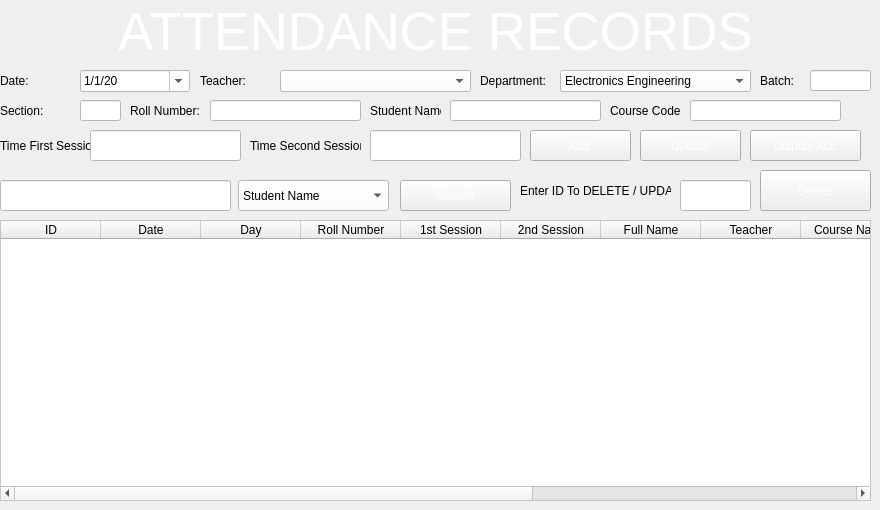
            <widget class="QWidget" name="AttendanceRecord">
             <widget class="QLabel" name="ATR_Title">
              <property name="geometry">
               <rect>
                <x>0</x>
                <y>0</y>
                <width>871</width>
                <height>64</height>
               </rect>
              </property>
              <property name="font">
               <font>
                <pointsize>40</pointsize>
               </font>
              </property>
              <property name="styleSheet">
               <string notr="true">color: #FFF;</string>
              </property>
              <property name="text">
               <string>ATTENDANCE RECORDS</string>
              </property>
              <property name="alignment">
               <set>Qt::AlignCenter</set>
              </property>
             </widget>
             <widget class="QTableWidget" name="ATR_Table">
              <property name="geometry">
               <rect>
                <x>0</x>
                <y>220</y>
                <width>871</width>
                <height>281</height>
               </rect>
              </property>
              <property name="styleSheet">
               <string notr="true">QTableWidget{
	background-color: rgb(255, 255, 255);
}</string>
              </property>
              <column>
               <property name="text">
                <string>ID</string>
               </property>
              </column>
              <column>
               <property name="text">
                <string>Date</string>
               </property>
              </column>
              <column>
               <property name="text">
                <string>Day</string>
               </property>
              </column>
              <column>
               <property name="text">
                <string>Roll Number</string>
               </property>
              </column>
              <column>
               <property name="text">
                <string>1st Session</string>
               </property>
              </column>
              <column>
               <property name="text">
                <string>2nd Session</string>
               </property>
              </column>
              <column>
               <property name="text">
                <string>Full Name</string>
               </property>
              </column>
              <column>
               <property name="text">
                <string>Teacher</string>
               </property>
              </column>
              <column>
               <property name="text">
                <string>Course Name</string>
               </property>
              </column>
              <column>
               <property name="text">
                <string>Course Code</string>
               </property>
              </column>
              <column>
               <property name="text">
                <string>Department</string>
               </property>
              </column>
              <column>
               <property name="text">
                <string>Batch</string>
               </property>
              </column>
              <column>
               <property name="text">
                <string>Section</string>
               </property>
              </column>
             </widget>
             <widget class="QDateEdit" name="ATR_Date">
              <property name="geometry">
               <rect>
                <x>80</x>
                <y>70</y>
                <width>110</width>
                <height>22</height>
               </rect>
              </property>
              <property name="styleSheet">
               <string notr="true">QDateEdit{
color: rgb(0, 0, 0);
	background-color: rgb(255, 255, 255);
}</string>
              </property>
              <property name="dateTime">
               <datetime>
                <hour>0</hour>
                <minute>0</minute>
                <second>0</second>
                <year>2020</year>
                <month>1</month>
                <day>1</day>
               </datetime>
              </property>
              <property name="displayFormat">
               <string>M/d/yy</string>
              </property>
              <property name="calendarPopup">
               <bool>true</bool>
              </property>
             </widget>
             <widget class="QLabel" name="ATR_DateLabel">
              <property name="geometry">
               <rect>
                <x>0</x>
                <y>70</y>
                <width>71</width>
                <height>21</height>
               </rect>
              </property>
              <property name="styleSheet">
               <string notr="true">QLabel{
rgb(255, 255, 255)
}</string>
              </property>
              <property name="text">
               <string>Date:</string>
              </property>
             </widget>
             <widget class="QLabel" name="ATR_TeacherLabel">
              <property name="geometry">
               <rect>
                <x>200</x>
                <y>70</y>
                <width>71</width>
                <height>21</height>
               </rect>
              </property>
              <property name="styleSheet">
               <string notr="true">QLabel{
rgb(255, 255, 255)
}</string>
              </property>
              <property name="text">
               <string>Teacher:</string>
              </property>
             </widget>
             <widget class="QComboBox" name="ATR_TeacherComboBox">
              <property name="geometry">
               <rect>
                <x>280</x>
                <y>70</y>
                <width>191</width>
                <height>22</height>
               </rect>
              </property>
              <property name="autoFillBackground">
               <bool>false</bool>
              </property>
              <property name="styleSheet">
               <string notr="true">QComboBox{
background-color: rgb(255, 255, 255);
	color: rgb(0, 0, 0);
}</string>
              </property>
             </widget>
             <widget class="QLabel" name="ATR_DepartmentLabel">
              <property name="geometry">
               <rect>
                <x>480</x>
                <y>70</y>
                <width>71</width>
                <height>21</height>
               </rect>
              </property>
              <property name="styleSheet">
               <string notr="true">QLabel{
rgb(255, 255, 255)
}</string>
              </property>
              <property name="text">
               <string>Department:</string>
              </property>
             </widget>
             <widget class="QLabel" name="ATR_BatchLabel">
              <property name="geometry">
               <rect>
                <x>760</x>
                <y>70</y>
                <width>41</width>
                <height>21</height>
               </rect>
              </property>
              <property name="styleSheet">
               <string notr="true">QLabel{
rgb(255, 255, 255)
}</string>
              </property>
              <property name="text">
               <string>Batch:</string>
              </property>
             </widget>
             <widget class="QLabel" name="ATR_SectionLabel">
              <property name="geometry">
               <rect>
                <x>0</x>
                <y>100</y>
                <width>71</width>
                <height>21</height>
               </rect>
              </property>
              <property name="styleSheet">
               <string notr="true">QLabel{
rgb(255, 255, 255)
}</string>
              </property>
              <property name="text">
               <string>Section:</string>
              </property>
             </widget>
             <widget class="QLabel" name="ATR_RollNumbeLabel">
              <property name="geometry">
               <rect>
                <x>130</x>
                <y>100</y>
                <width>71</width>
                <height>21</height>
               </rect>
              </property>
              <property name="styleSheet">
               <string notr="true">QLabel{
rgb(255, 255, 255)
}</string>
              </property>
              <property name="text">
               <string>Roll Number:</string>
              </property>
             </widget>
             <widget class="QLabel" name="ATR_StudentNameLabel">
              <property name="geometry">
               <rect>
                <x>370</x>
                <y>100</y>
                <width>71</width>
                <height>21</height>
               </rect>
              </property>
              <property name="styleSheet">
               <string notr="true">QLabel{
rgb(255, 255, 255)
}</string>
              </property>
              <property name="text">
               <string>Student Name:</string>
              </property>
             </widget>
             <widget class="QLineEdit" name="ATR_RollNumber">
              <property name="geometry">
               <rect>
                <x>210</x>
                <y>100</y>
                <width>151</width>
                <height>21</height>
               </rect>
              </property>
              <property name="styleSheet">
               <string notr="true">QLineEdit{
background-color: rgb(255, 255, 255);
}</string>
              </property>
             </widget>
             <widget class="QLineEdit" name="ATR_StudentName">
              <property name="geometry">
               <rect>
                <x>450</x>
                <y>100</y>
                <width>151</width>
                <height>21</height>
               </rect>
              </property>
              <property name="styleSheet">
               <string notr="true">QLineEdit{
background-color: rgb(255, 255, 255);
}</string>
              </property>
             </widget>
             <widget class="QLabel" name="ATR_CourseCodeLabel">
              <property name="geometry">
               <rect>
                <x>610</x>
                <y>100</y>
                <width>71</width>
                <height>21</height>
               </rect>
              </property>
              <property name="styleSheet">
               <string notr="true">QLabel{
rgb(255, 255, 255)
}</string>
              </property>
              <property name="text">
               <string>Course Code:</string>
              </property>
             </widget>
             <widget class="QLineEdit" name="ATR_CourseCode">
              <property name="geometry">
               <rect>
                <x>690</x>
                <y>100</y>
                <width>151</width>
                <height>21</height>
               </rect>
              </property>
              <property name="styleSheet">
               <string notr="true">QLineEdit{
background-color: rgb(255, 255, 255);
}</string>
              </property>
             </widget>
             <widget class="QPushButton" name="ATR_SearchButton">
              <property name="geometry">
               <rect>
                <x>400</x>
                <y>180</y>
                <width>111</width>
                <height>31</height>
               </rect>
              </property>
              <property name="styleSheet">
               <string notr="true">QPushButton{
 
	color: rgb(255, 255, 255);

}</string>
              </property>
              <property name="text">
               <string>Search</string>
              </property>
             </widget>
             <widget class="QPushButton" name="ATR_DisplayButton">
              <property name="geometry">
               <rect>
                <x>750</x>
                <y>130</y>
                <width>111</width>
                <height>31</height>
               </rect>
              </property>
              <property name="styleSheet">
               <string notr="true">QPushButton{
 
	color: rgb(255, 255, 255);

}</string>
              </property>
              <property name="text">
               <string>Display ALL</string>
              </property>
             </widget>
             <widget class="QComboBox" name="ATR_DepartmentComboBox">
              <property name="geometry">
               <rect>
                <x>560</x>
                <y>70</y>
                <width>191</width>
                <height>22</height>
               </rect>
              </property>
              <property name="styleSheet">
               <string notr="true">QComboBox{
color: rgb(rgb(0, 0, 0));
	background-color: rgb(255, 255, 255);

}
</string>
              </property>
              <item>
               <property name="text">
                <string>Electronics Engineering</string>
               </property>
              </item>
              <item>
               <property name="text">
                <string>Electrical Engineering</string>
               </property>
              </item>
              <item>
               <property name="text">
                <string>Computer Engineering</string>
               </property>
              </item>
              <item>
               <property name="text">
                <string>Software Engineering</string>
               </property>
              </item>
              <item>
               <property name="text">
                <string>Civil Engineering</string>
               </property>
              </item>
              <item>
               <property name="text">
                <string>Bio-Medical Engineering</string>
               </property>
              </item>
              <item>
               <property name="text">
                <string>Bio-Informatics</string>
               </property>
              </item>
              <item>
               <property name="text">
                <string>Telecommunication Engineering</string>
               </property>
              </item>
              <item>
               <property name="text">
                <string>BS Computer Science</string>
               </property>
              </item>
              <item>
               <property name="text">
                <string>BS Information Technology</string>
               </property>
              </item>
             </widget>
             <widget class="QLineEdit" name="ATR_Section">
              <property name="geometry">
               <rect>
                <x>80</x>
                <y>100</y>
                <width>41</width>
                <height>21</height>
               </rect>
              </property>
              <property name="styleSheet">
               <string notr="true">QLineEdit{
background-color: rgb(255, 255, 255);
}</string>
              </property>
             </widget>
             <widget class="QLineEdit" name="ATR_Batch">
              <property name="geometry">
               <rect>
                <x>810</x>
                <y>70</y>
                <width>61</width>
                <height>21</height>
               </rect>
              </property>
              <property name="styleSheet">
               <string notr="true">QLineEdit{
background-color: rgb(255, 255, 255);
}</string>
              </property>
             </widget>
             <widget class="QPushButton" name="ATR_AddButton">
              <property name="geometry">
               <rect>
                <x>530</x>
                <y>130</y>
                <width>101</width>
                <height>31</height>
               </rect>
              </property>
              <property name="styleSheet">
               <string notr="true">QPushButton{
 
	color: rgb(255, 255, 255);

}</string>
              </property>
              <property name="text">
               <string>Add </string>
              </property>
             </widget>
             <widget class="QPushButton" name="ATR_UpdateButton">
              <property name="geometry">
               <rect>
                <x>640</x>
                <y>130</y>
                <width>101</width>
                <height>31</height>
               </rect>
              </property>
              <property name="styleSheet">
               <string notr="true">QPushButton{
 
	color: rgb(255, 255, 255);

}</string>
              </property>
              <property name="text">
               <string>Update</string>
              </property>
             </widget>
             <widget class="QPushButton" name="ATR_DeleteButton">
              <property name="geometry">
               <rect>
                <x>760</x>
                <y>170</y>
                <width>111</width>
                <height>41</height>
               </rect>
              </property>
              <property name="styleSheet">
               <string notr="true">QPushButton{
 
	color: rgb(255, 255, 255);

}</string>
              </property>
              <property name="text">
               <string>Delete</string>
              </property>
             </widget>
             <widget class="QComboBox" name="ATR_SearchComboBox">
              <property name="geometry">
               <rect>
                <x>238</x>
                <y>180</y>
                <width>151</width>
                <height>31</height>
               </rect>
              </property>
              <property name="styleSheet">
               <string notr="true">QComboBox{
background-color: rgb(255, 255, 255);
	color: rgb(0, 0, 0);
}</string>
              </property>
              <item>
               <property name="text">
                <string>Student Name</string>
               </property>
              </item>
              <item>
               <property name="text">
                <string>Date</string>
               </property>
              </item>
              <item>
               <property name="text">
                <string>Course Code</string>
               </property>
              </item>
              <item>
               <property name="text">
                <string>Teacher Name</string>
               </property>
              </item>
              <item>
               <property name="text">
                <string>Roll Number</string>
               </property>
              </item>
             </widget>
             <widget class="QLineEdit" name="ATR_SearchFeild">
              <property name="geometry">
               <rect>
                <x>0</x>
                <y>180</y>
                <width>231</width>
                <height>31</height>
               </rect>
              </property>
              <property name="styleSheet">
               <string notr="true">QLineEdit{
background-color: rgb(255, 255, 255);
}</string>
              </property>
             </widget>
             <widget class="QLabel" name="ATR_TimeFirstSessionLabel">
              <property name="geometry">
               <rect>
                <x>0</x>
                <y>130</y>
                <width>91</width>
                <height>31</height>
               </rect>
              </property>
              <property name="styleSheet">
               <string notr="true">QLabel{
rgb(255, 255, 255)
}</string>
              </property>
              <property name="text">
               <string>Time First Session:</string>
              </property>
             </widget>
             <widget class="QLabel" name="ATR_TimeSecSessionLabel">
              <property name="geometry">
               <rect>
                <x>250</x>
                <y>130</y>
                <width>111</width>
                <height>31</height>
               </rect>
              </property>
              <property name="styleSheet">
               <string notr="true">QLabel{
rgb(255, 255, 255)
}</string>
              </property>
              <property name="text">
               <string>Time Second Session:</string>
              </property>
             </widget>
             <widget class="QLineEdit" name="ATR_TimeSecondSession">
              <property name="geometry">
               <rect>
                <x>370</x>
                <y>130</y>
                <width>151</width>
                <height>31</height>
               </rect>
              </property>
              <property name="styleSheet">
               <string notr="true">QLineEdit{
background-color: rgb(255, 255, 255);
}</string>
              </property>
             </widget>
             <widget class="QLineEdit" name="ATR_TimeFirstSession">
              <property name="geometry">
               <rect>
                <x>90</x>
                <y>130</y>
                <width>151</width>
                <height>31</height>
               </rect>
              </property>
              <property name="styleSheet">
               <string notr="true">QLineEdit{
background-color: rgb(255, 255, 255);
}</string>
              </property>
             </widget>
             <widget class="QLabel" name="ATR_DeleteUpdateLabel">
              <property name="geometry">
               <rect>
                <x>520</x>
                <y>180</y>
                <width>151</width>
                <height>21</height>
               </rect>
              </property>
              <property name="styleSheet">
               <string notr="true">QLabel{
rgb(255, 255, 255)
}</string>
              </property>
              <property name="text">
               <string>Enter ID To DELETE / UPDATE:</string>
              </property>
             </widget>
             <widget class="QLineEdit" name="ATR_DeleteUpdate">
              <property name="geometry">
               <rect>
                <x>680</x>
                <y>180</y>
                <width>71</width>
                <height>31</height>
               </rect>
              </property>
              <property name="styleSheet">
               <string notr="true">QLineEdit{
background-color: rgb(255, 255, 255);
}</string>
              </property>
             </widget>
            </widget>
